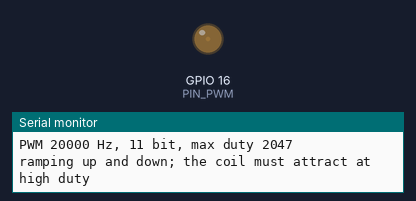
Bench run of a sketch on a simulated ESP32-S3. On the bench: output pins drawn as LEDs (lit = HIGH), the last lines printed to the serial monitor.

Above: at 0.35 s.
At 0.9 s:
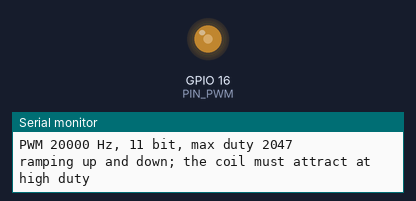
At 1.7 s:
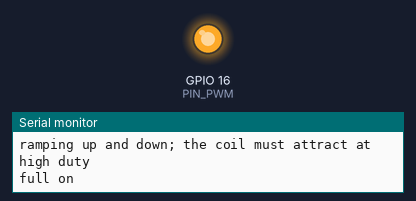
At 3.1 s:
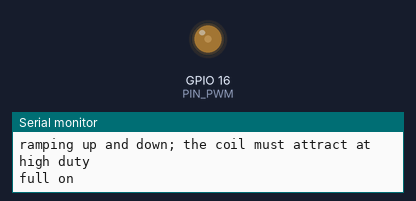
Timing chart, 0 to 5.6 s (numbered marks = the images above):
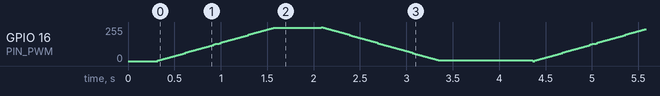

The sketch:

01_pwm_test.ino
```cpp
/*
 * 01_pwm_test — power stage bring-up / проверка силового ключа
 *
 * Purpose: verify that the MOSFET switches the coil and that the flyback
 * diode clamps the drain, BEFORE any sensor or control code exists.
 * Назначение: убедиться, что ключ коммутирует катушку и диод гасит выброс,
 * ДО того как появится хоть строчка кода регулятора.
 *
 * Board: ESP32-S3-DevKitC-1 (ESP32-S3-WROOM-1 N16R8)
 * Arduino-ESP32 core 3.x. For core 2.x see the note at ledcAttach().
 *
 * Expected on the oscilloscope at the drain:
 *   - clean 20 kHz square wave
 *   - turn-off overshoot below 15-20 V  (higher => diode problem)
 *
 * SAFETY: run this first at 5 V, not 12 V. The coil draws 0.2 A at 5 V,
 * which any USB charger survives, and a wiring error costs nothing.
 */

constexpr int PIN_PWM = 16;      // -> 100 ohm -> IRLZ44N gate
constexpr int PWM_FREQ = 20000;  // Hz: above the audible range
constexpr int PWM_BITS = 11;     // 0..2047
constexpr int DUTY_MAX = (1 << PWM_BITS) - 1;

void setup() {
  Serial.begin(115200);
  delay(300);

  // core 3.x:
  ledcAttach(PIN_PWM, PWM_FREQ, PWM_BITS);
  // core 2.x equivalent:
  //   ledcSetup(0, PWM_FREQ, PWM_BITS);
  //   ledcAttachPin(PIN_PWM, 0);
  //   ledcWrite(0, duty);

  ledcWrite(PIN_PWM, 0);
  Serial.printf("PWM %d Hz, %d bit, max duty %d\n", PWM_FREQ, PWM_BITS, DUTY_MAX);
  Serial.println("ramping up and down; the coil must attract at high duty");
}

void loop() {
  for (int d = 0; d <= DUTY_MAX; d += 32) {
    ledcWrite(PIN_PWM, d);
    delay(20);
  }
  Serial.println("full on");
  delay(500);
  for (int d = DUTY_MAX; d >= 0; d -= 32) {
    ledcWrite(PIN_PWM, d);
    delay(20);
  }
  Serial.println("off");
  delay(1000);
}
```
